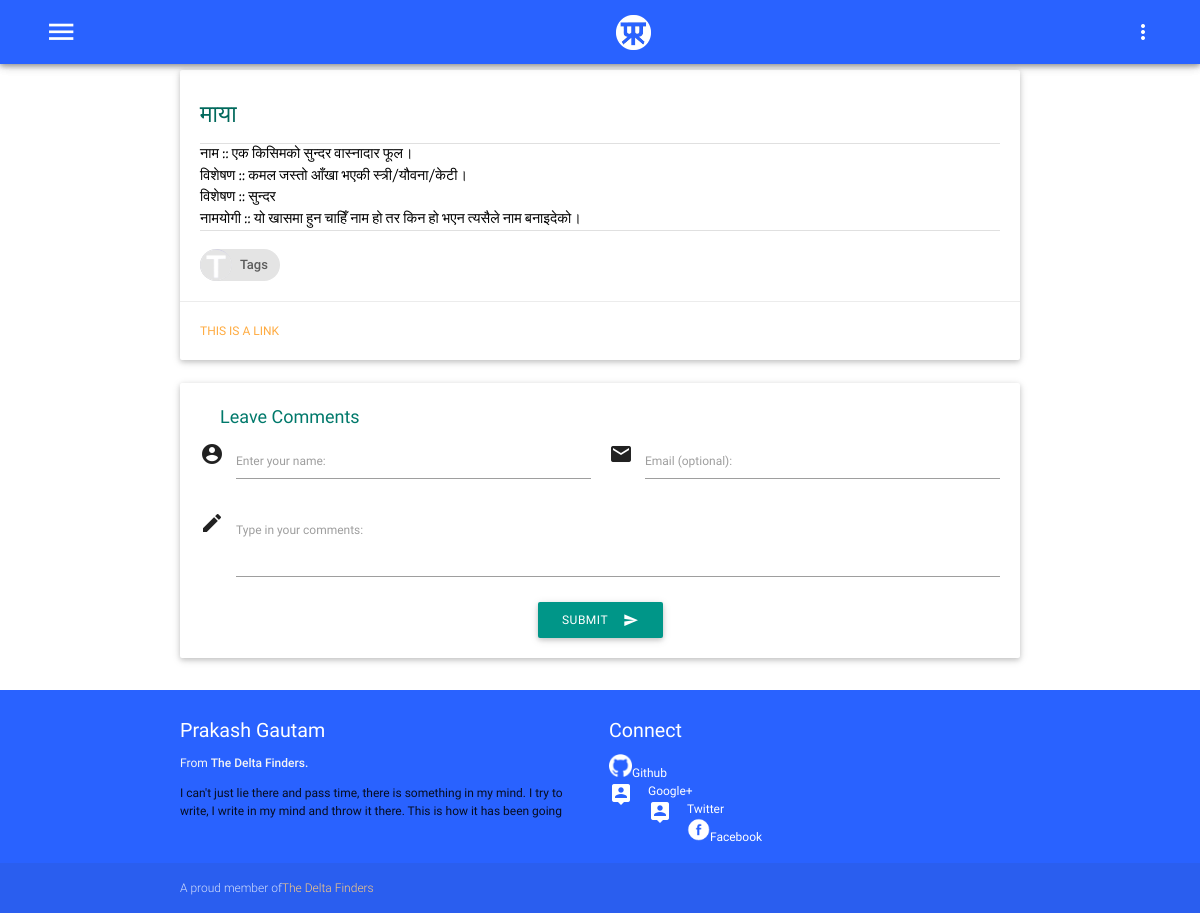
The app's page /meaning/माया with its own data.
### kosh/models.py (models this page shows, shortened)
class BaseModel(models.Model):
    create_date = models.DateTimeField(auto_now=True)
    is_active = models.BooleanField()
    class Meta:
        abstract = True

class BaseWord(BaseModel):
    word = models.CharField(max_length=100,unique=True)
    meaning = models.ManyToManyField('Meaning',blank=False)
    def __str__(self):
        return self.word + " : "

class Pos(BaseModel):
    abbr = models.CharField(max_length=50,unique=True)
    partname = models.CharField(max_length=50,unique=True)

class Meaning(BaseModel):
    meaning = models.TextField()
    pos = models.ForeignKey('Pos',on_delete=models.CASCADE)

### kosh/views.py (the view, shortened to what this page needs)
# urls.py: re_path('meaning/(?P<pslug>[^\x00-\x7F]*[/~]*[^\x00-\x7F]*)$', views.WordMeaning.as_view(), name='meaning'),
class WordMeaning(View):
    def get(self,request,pslug=None):
        template = loader.get_template('kosh/meaning.html')
        word = None
        try:
            word = BaseWord.objects.filter(word=pslug)[0]
        except:
            template = loader.get_template('404.html')
            return HttpResponse(content=template.render({}), content_type='text/html; charset=utf-8', status=404)
        print(f'word obtained is {word} whereas pslug was {pslug}')
        form = CommentForm()
        context = {
            'word': WordInfo(word),
            'form':form
        }
        return HttpResponse(template.render(context,request))

### kosh/forms.py
class CommentForm(forms.Form):
    commenter = forms.CharField(label='Enter your name', max_length = 100)
    email = forms.EmailField(label='Email (optional)')
    comment = forms.CharField(label='Type in your comments',
            widget=forms.Textarea(attrs =
        {'class':'materialize-textarea'}))

### kosh/templates/kosh/meaning.html (shortened to what this page needs)
{%extends "base.html" %}
{%load staticfiles %}
{%block bodycontent %}
<div class="container">
<div class="row">
    <div class="col l12 s12 m12">
      <div class="card">
        <div class="card-content black-text">
          <div class="row">
              <div class="col s12 m8 l10">
                  <span class="card-title teal-text text-darken-3" style="font-size: 2em">
                      {{word.word}}
                  </span>
              </div>
            </div>
            <div class="divider"></div>
            {%for pos,meaning in word.meaning %}
              <div class="pr-blog-content" style="text-align: justify; font-size: 1.2em">
              <p>{{pos}} :: {{meaning}}</p>
              </div>
            {%endfor%}
          <div class="divider"></div>
          <br/>
          <div class="chip">
                <img src="{%static 'images/capital-t.png'%}" alt="Tags">
                Tags
          </div>
        </div>
        <div class="card-action">
          <a href="#">This is a link</a>
        </div>
      </div>
    </div>
</div>
{% include "kosh/comment.html" %}
</div>
{%endblock bodycontent %}

### static/css/style.css (style rules this page uses)
html { font-size: 12px; }
.pr-blog-content, .pr-word-meaning { font-family: 'Gentium Served' ; }
.row { margin-bottom: 5px; }

### records on screen
BaseWord: word "माया"
Pos: meaning "नाम"
Meaning: meaning "एक किसिमको सुन्दर वास्नादार फूल।"
Pos: meaning "विशेषण" "विशेषण"
Meaning: meaning "कमल जस्तो आँखा भएकी स्त्री/यौवना/केटी।"
Meaning: meaning "सुन्दर"
Pos: meaning "नामयोगी"
Meaning: meaning "यो खासमा हुन चाहिँ नाम हो तर किन हो भएन त्यसैले नाम बनाइदेको।"
